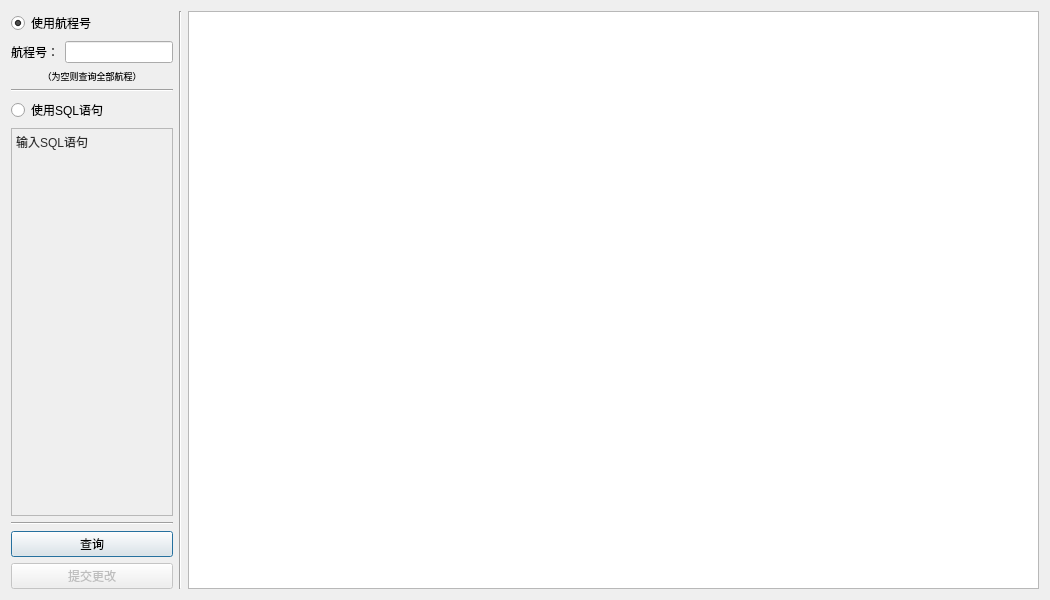
<?xml version="1.0" encoding="UTF-8"?>
<ui version="4.0">
 <class>Dialog</class>
 <widget class="QDialog" name="Dialog">
  <property name="geometry">
   <rect>
    <x>0</x>
    <y>0</y>
    <width>1050</width>
    <height>600</height>
   </rect>
  </property>
  <property name="windowTitle">
   <string>Dialog</string>
  </property>
  <property name="windowIcon">
   <iconset>
    <normaloff>flight.png</normaloff>flight.png</iconset>
  </property>
  <layout class="QHBoxLayout" name="horizontalLayout">
   <item>
    <layout class="QHBoxLayout" name="horizontalLayout_2">
     <item>
      <layout class="QVBoxLayout" name="verticalLayout" stretch="0,0,0,0,0,0,0,0,0">
       <property name="sizeConstraint">
        <enum>QLayout::SetMaximumSize</enum>
       </property>
       <item>
        <widget class="QRadioButton" name="radioButton_flight">
         <property name="text">
          <string>使用航程号</string>
         </property>
         <property name="checked">
          <bool>true</bool>
         </property>
        </widget>
       </item>
       <item>
        <layout class="QHBoxLayout" name="horizontalLayout_3">
         <property name="sizeConstraint">
          <enum>QLayout::SetNoConstraint</enum>
         </property>
         <item>
          <widget class="QLabel" name="label_flight_no">
           <property name="sizePolicy">
            <sizepolicy hsizetype="Minimum" vsizetype="Fixed">
             <horstretch>0</horstretch>
             <verstretch>0</verstretch>
            </sizepolicy>
           </property>
           <property name="acceptDrops">
            <bool>false</bool>
           </property>
           <property name="text">
            <string>航程号：</string>
           </property>
           <property name="alignment">
            <set>Qt::AlignCenter</set>
           </property>
          </widget>
         </item>
         <item>
          <widget class="QLineEdit" name="lineEdit_flight_no">
           <property name="sizePolicy">
            <sizepolicy hsizetype="Minimum" vsizetype="Fixed">
             <horstretch>0</horstretch>
             <verstretch>0</verstretch>
            </sizepolicy>
           </property>
          </widget>
         </item>
        </layout>
       </item>
       <item>
        <widget class="QLabel" name="label_empty">
         <property name="sizePolicy">
          <sizepolicy hsizetype="Minimum" vsizetype="Fixed">
           <horstretch>0</horstretch>
           <verstretch>0</verstretch>
          </sizepolicy>
         </property>
         <property name="font">
          <font>
           <pointsize>7</pointsize>
          </font>
         </property>
         <property name="text">
          <string>（为空则查询全部航程）</string>
         </property>
         <property name="textFormat">
          <enum>Qt::PlainText</enum>
         </property>
         <property name="alignment">
          <set>Qt::AlignCenter</set>
         </property>
        </widget>
       </item>
       <item>
        <widget class="Line" name="line_3">
         <property name="orientation">
          <enum>Qt::Horizontal</enum>
         </property>
        </widget>
       </item>
       <item>
        <widget class="QRadioButton" name="radioButton_sql">
         <property name="text">
          <string>使用SQL语句</string>
         </property>
        </widget>
       </item>
       <item>
        <widget class="QTextEdit" name="textEdit_sql">
         <property name="enabled">
          <bool>false</bool>
         </property>
         <property name="sizePolicy">
          <sizepolicy hsizetype="Ignored" vsizetype="Ignored">
           <horstretch>1</horstretch>
           <verstretch>0</verstretch>
          </sizepolicy>
         </property>
         <property name="html">
          <string>&lt;!DOCTYPE HTML PUBLIC &quot;-//W3C//DTD HTML 4.0//EN&quot; &quot;http://www.w3.org/TR/REC-html40/strict.dtd&quot;&gt;
&lt;html&gt;&lt;head&gt;&lt;meta name=&quot;qrichtext&quot; content=&quot;1&quot; /&gt;&lt;style type=&quot;text/css&quot;&gt;
p, li { white-space: pre-wrap; }
&lt;/style&gt;&lt;/head&gt;&lt;body style=&quot; font-family:'SimSun'; font-size:9pt; font-weight:400; font-style:normal;&quot;&gt;
&lt;p style=&quot; margin-top:0px; margin-bottom:0px; margin-left:0px; margin-right:0px; -qt-block-indent:0; text-indent:0px;&quot;&gt;&lt;span style=&quot; color:#2d2d2d;&quot;&gt;输入SQL语句&lt;/span&gt;&lt;/p&gt;&lt;/body&gt;&lt;/html&gt;</string>
         </property>
        </widget>
       </item>
       <item>
        <widget class="Line" name="line">
         <property name="orientation">
          <enum>Qt::Horizontal</enum>
         </property>
        </widget>
       </item>
       <item>
        <widget class="QPushButton" name="pushButton_search">
         <property name="sizePolicy">
          <sizepolicy hsizetype="Minimum" vsizetype="Fixed">
           <horstretch>0</horstretch>
           <verstretch>0</verstretch>
          </sizepolicy>
         </property>
         <property name="text">
          <string>查询</string>
         </property>
        </widget>
       </item>
       <item>
        <widget class="QPushButton" name="pushButton_submit">
         <property name="enabled">
          <bool>false</bool>
         </property>
         <property name="text">
          <string>提交更改</string>
         </property>
        </widget>
       </item>
      </layout>
     </item>
     <item>
      <widget class="Line" name="line_2">
       <property name="orientation">
        <enum>Qt::Vertical</enum>
       </property>
      </widget>
     </item>
     <item>
      <widget class="QTableView" name="tableView_search"/>
     </item>
    </layout>
   </item>
  </layout>
 </widget>
 <resources/>
 <connections/>
</ui>
